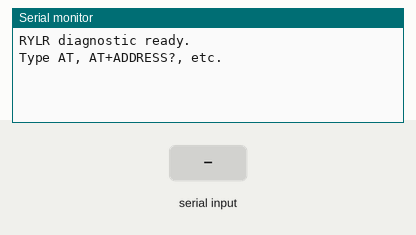
Simulated run of this sketch. Board: ESP32. Parts: the last lines printed to the serial monitor. The test bench sets the inputs (shaded band).

Above: at 2.2 s.
2.3 s: "1\n" received over Serial
At 3.3 s:
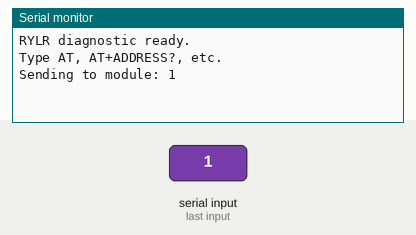
3.8 s: "1\n" received over the second serial link
At 4.4 s:
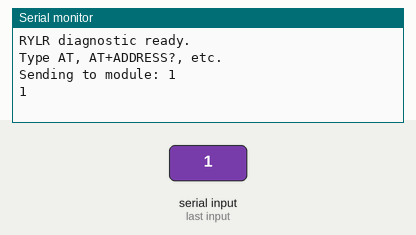
5.3 s: "0\n" received over Serial
At 6.5 s:
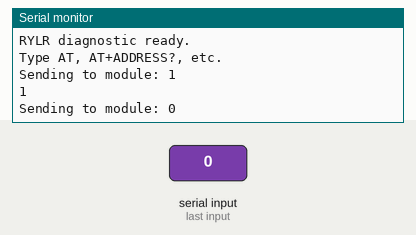
6.8 s: "0\n" received over the second serial link
At 7.9 s:
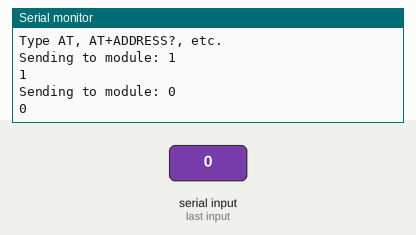

The sketch:

BaseSetup.ino
```cpp
#include <HardwareSerial.h>

HardwareSerial loraSerial(2);

void setup() {
  Serial.begin(115200);
  loraSerial.begin(9600, SERIAL_8N1, 16, 17);

  delay(1000);
  Serial.println("RYLR diagnostic ready.");
  Serial.println("Type AT, AT+ADDRESS?, etc.");
}

void loop() {
  if (Serial.available()) {
    String cmd = Serial.readStringUntil('\n');
    cmd.trim();

    Serial.print("Sending to module: ");
    Serial.println(cmd);

    loraSerial.print(cmd);
    loraSerial.print("\r\n");
  }

  while (loraSerial.available()) {
    Serial.write(loraSerial.read());
  }
}
```

Measured:
- after the input at 2.3 s, the serial monitor: prints a new line at once (image 1)
- after the input at 3.8 s, the serial monitor: prints a new line at once (image 2)
- after the input at 5.3 s, the serial monitor: prints a new line at once (image 3)
- after the input at 6.8 s, the serial monitor: prints a new line at once (image 4)
